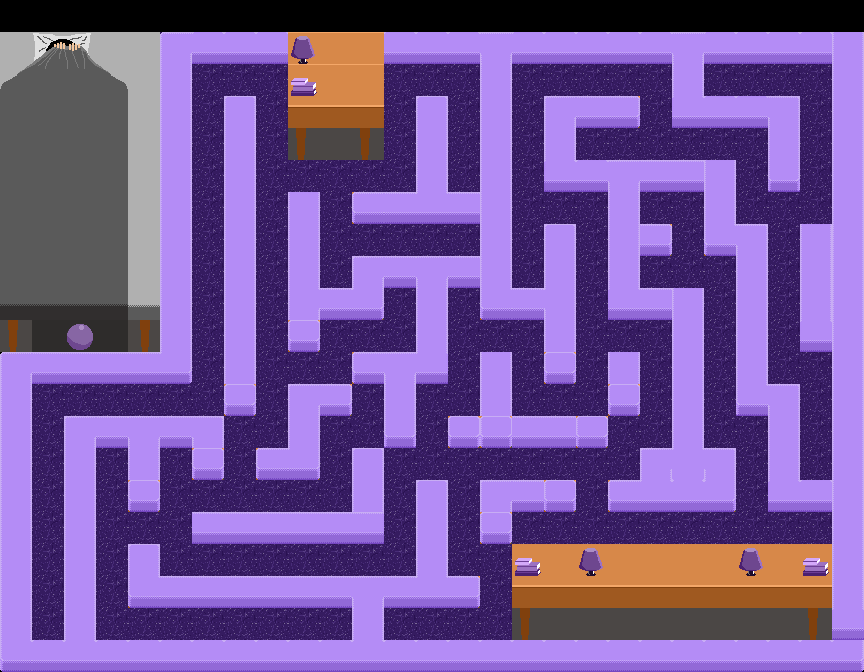

This is a level from a 2D game, rendered from its Tiled map with the project's own tilesets. A one-line summary and the map file follow, with tile-layer data summarised:
An orthogonal 27x21 tile map with 32x32 px tiles, 6 tile layers (floor, safety, walls, outer, ...), 3 tilesets and 4 objects (baku, spirit2, spirit3, spirit1).

<map version="1.0" tiledversion="1.1.6" orientation="orthogonal" renderorder="right-down" width="27" height="21" tilewidth="32" tileheight="32" infinite="0" nextobjectid="6">
 <tileset firstgid="1" source="tileset.tsx" />
 <tileset firstgid="37" source="bed test.tsx" />
 <tileset firstgid="73" name="Bed tiles" tilewidth="32" tileheight="32" tilecount="36" columns="6">
  <image source="../images/Bed final.png" width="196" height="196" />
 </tileset>
 <layer name="floor" width="27" height="21" opacity="0.62">
  <data>[567 cells, 494 non-empty, 6 distinct tile ids]</data>
 </layer>
 <layer name="safety" width="27" height="21">
  <data>[567 cells, 157 non-empty, 1 distinct tile ids]</data>
 </layer>
 <layer name="walls" width="27" height="21">
  <data>[567 cells, 157 non-empty, 4 distinct tile ids]</data>
 </layer>
 <layer name="outer" width="27" height="21">
  <data>[567 cells, 199 non-empty, 22 distinct tile ids]</data>
 </layer>
 <layer name="Details under" width="27" height="21">
  <data>[567 cells, 35 non-empty, 4 distinct tile ids]</data>
 </layer>
 <layer name="Details" width="27" height="21">
  <data>[567 cells, 42 non-empty, 12 distinct tile ids]</data>
 </layer>
 <objectgroup name="entities">
  <object id="1" name="baku" x="33" y="611" width="28" height="26" />
  <object id="2" name="spirit2" x="421" y="386" width="26" height="29" />
  <object id="4" name="spirit3" x="676.026" y="131.238" width="21.3643" height="10.6821" />
  <object id="5" name="spirit1" x="325.042" y="233.481" width="24.4163" height="13.7342" />
 </objectgroup>
</map>
